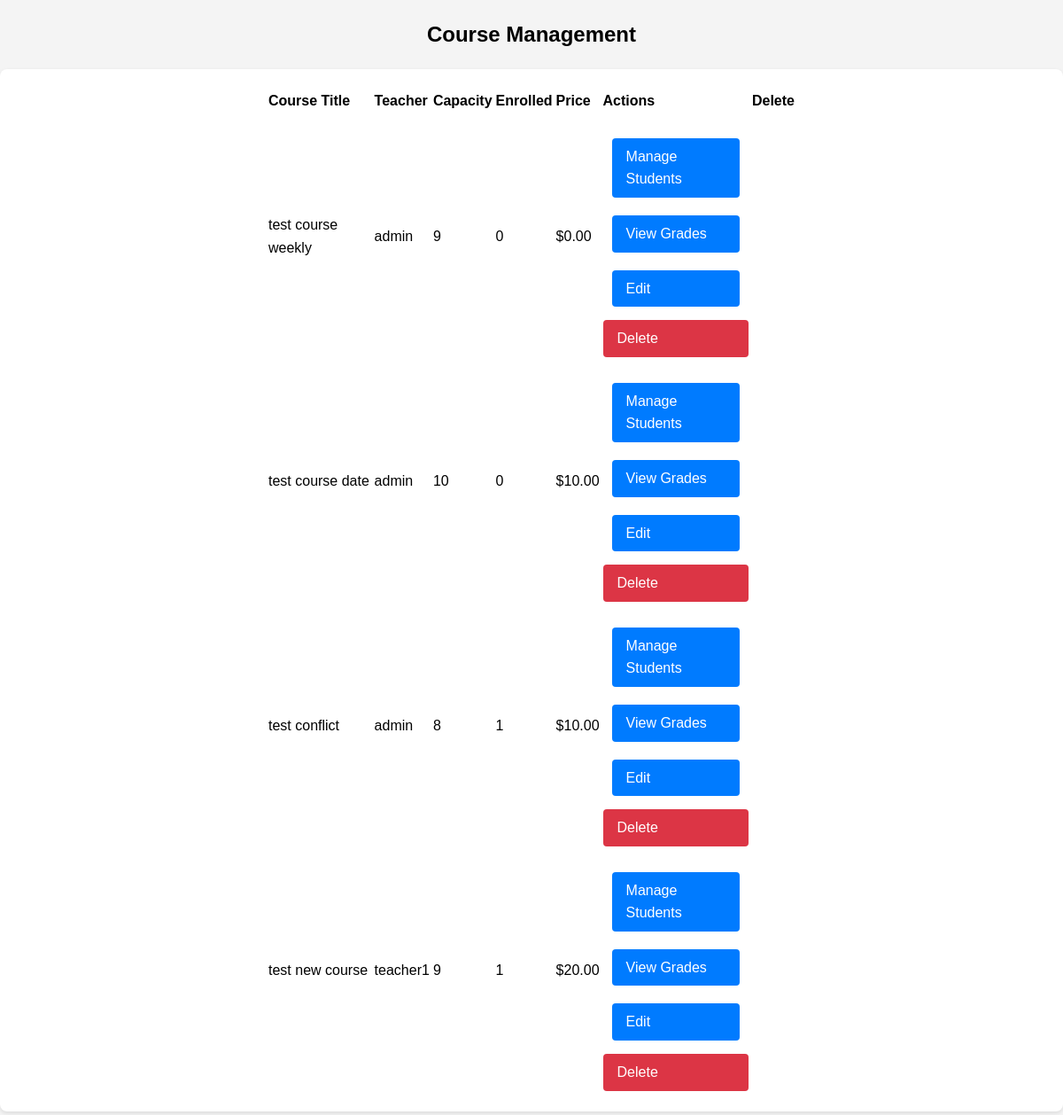
Page /manage-courses/ (signed in) on the earlier database version.
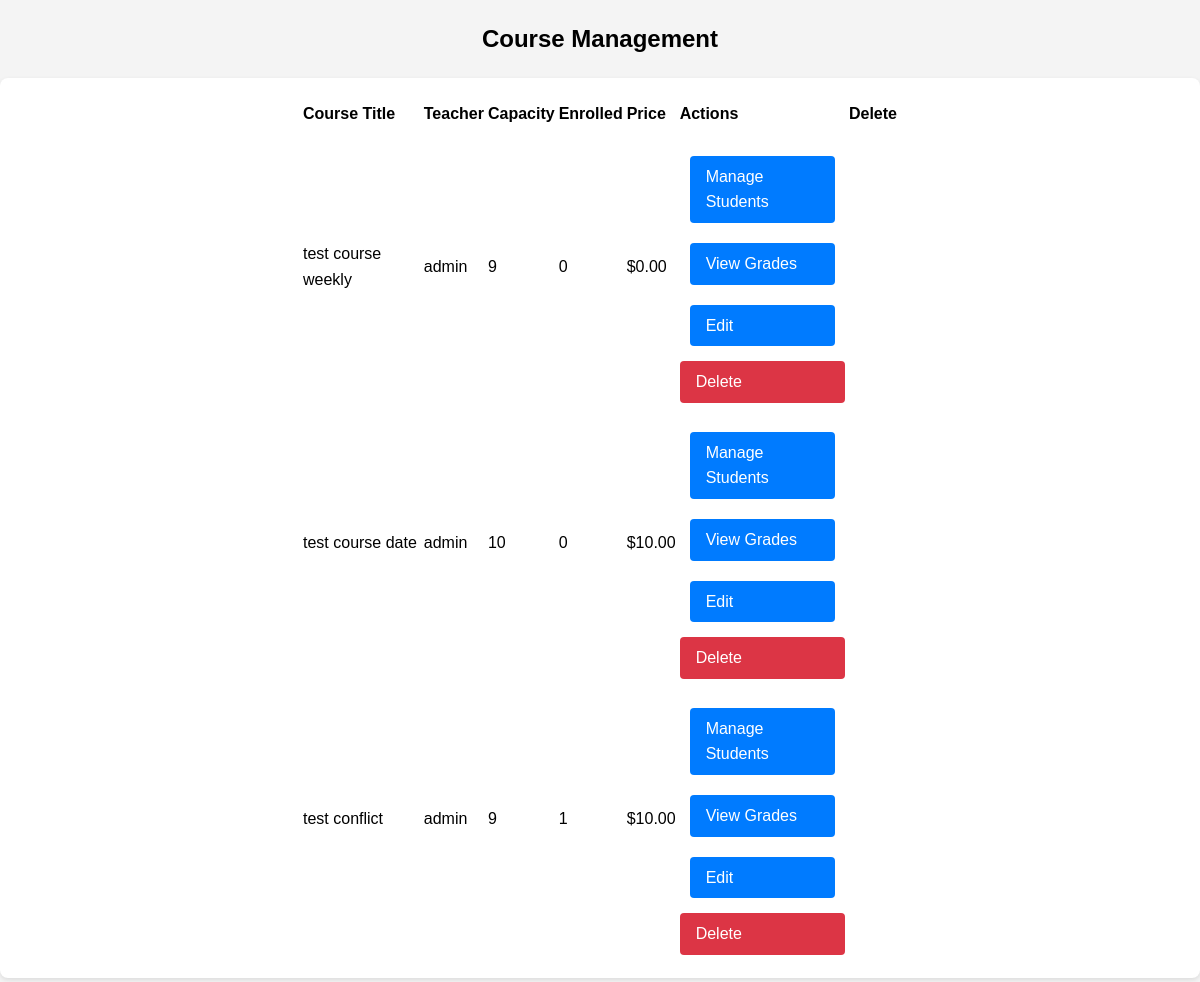
Same page on the later database version.
### course/models.py (models this page shows, shortened)
class Course(models.Model):
    title = models.CharField(max_length=200)
    description = models.TextField()
    content = models.TextField(help_text="Detailed course content and materials")
    teacher = models.ForeignKey(
        settings.AUTH_USER_MODEL,
        on_delete=models.CASCADE,
        limit_choices_to={'is_teacher': True},
    )
    capacity = models.PositiveIntegerField()
    pre_requisites = models.TextField(blank=True, null=True)  #allow pre-requisites to be empty
    created_at = models.DateTimeField(auto_now_add=True)
    price = models.DecimalField(
        max_digits=10,
        decimal_places=2,
        default=Decimal('0.00'),
    )

### portal/models.py (models this page shows)
class User(AbstractUser):
    is_teacher = models.BooleanField(default=False)
    is_admin = models.BooleanField(default=False)
    groups = models.ManyToManyField(
        'auth.Group',
        related_name='portal_user_set', # to avoid conflicts with other apps
        blank=True,
        help_text='The groups this user belongs to.',
        verbose_name='groups'
    )
    user_permissions = models.ManyToManyField(
        'auth.Permission',
        related_name='portal_user_set', # to avoid conflicts with other apps
        blank=True,
        help_text='Specific permissions for this user.',
        verbose_name='user permissions'
    )

### adminportal/views.py (the view)
# urls.py: path('manage-courses/', views.admin_manage_courses, name='admin_manage_courses'),
@login_required
@user_passes_test(is_admin)
def admin_manage_courses(request):
    courses = Course.objects.all().select_related('teacher')
    return render(request, 'admin/manage_courses.html', {
        'courses': courses
    })

### adminportal/views.py (called while the page is built)
def is_admin(user):
    return user.is_admin

### adminportal/templates/admin/manage_courses.html (shortened to what this page needs)
{% extends 'base.html' %}
{% block content %}
<div class="container">
    <h2>Course Management</h2>
    <div class="card">
        <div class="card-body">
            <table class="table">
                <thead>
                    <tr>
                        <th>Course Title</th>
                        <th>Teacher</th>
                        <th>Capacity</th>
                        <th>Enrolled</th>
                        <th>Price</th>
                        <th>Actions</th>
                        <th>Delete</th>
                </thead>
                <tbody>
                    {% for course in courses %}
                    <tr>
                        <td>{{ course.title }}</td>
                        <td>{{ course.teacher.username }}</td>
                        <td>{{ course.capacity }}</td>
                        <td>{{ course.enrollments.count }}</td>
                        <td>${{ course.price }}</td>
                        <td>
                            <div class="btn-group">
                                <a href="{% url 'manage_course_enrollments' course.id %}"
                                   class="btn btn-primary btn-sm">Manage Students</a>
                                <a href="{% url 'admin_course_grades' course.id %}"
                                   class="btn btn-primary btn-sm">View Grades</a>
                                <a href="{% url 'edit_course' course.id %}"
                                   class="btn btn-primary btn-sm">Edit</a>
                                <a href="{% url 'remove_course' course.id %}"
                                   class="btn btn-danger btn-sm">Delete</a>
                            </div>
                        </td>
                    </tr>
                    {% empty %}
                    <tr>
                        <td colspan="6">No courses available.</td>
                    </tr>
                    {% endfor %}
                </tbody>
            </table>
        </div>
    </div>
</div>
{% endblock %}

Differences in the rows shown:
removed Course: title "test new course", teacher.username "teacher1", capacity "9", enrollments.count "1", price "20.00"
changed Course "test conflict": capacity "8" → "9"
